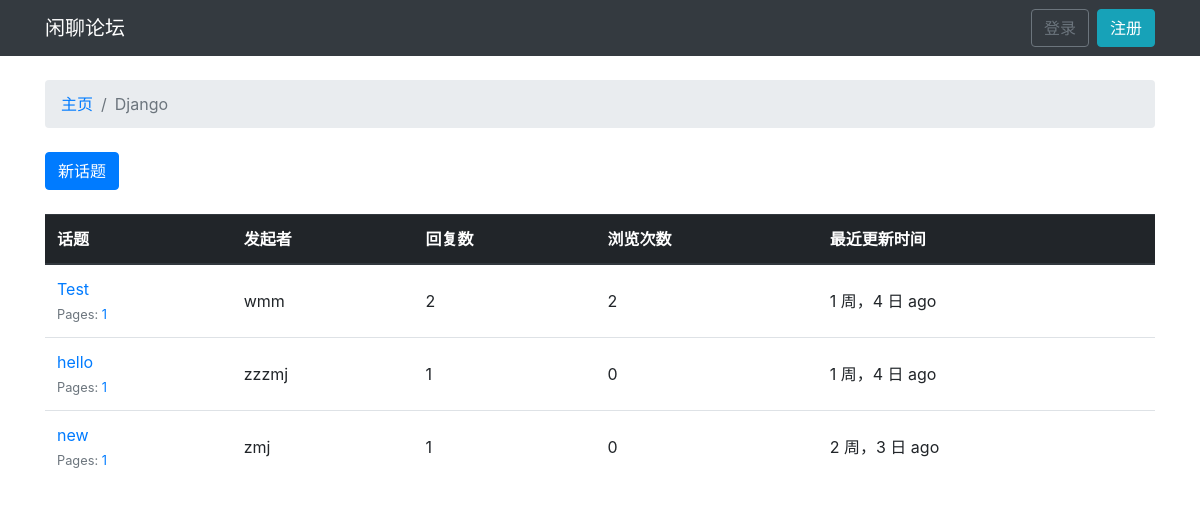
The page /boards/1/ on the database as committed earlier.
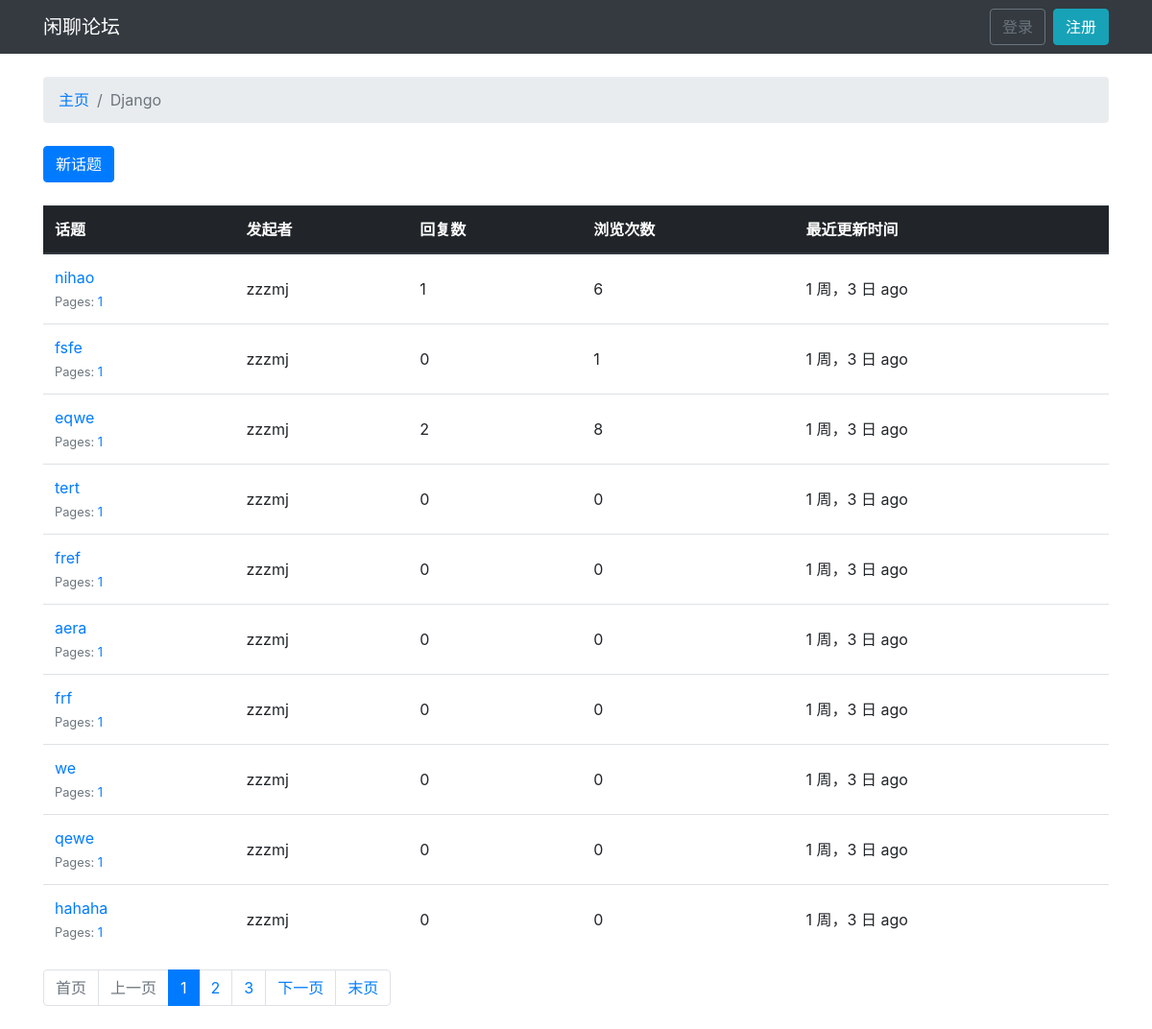
The same page on the database as committed later.
### Board/models.py (models this page shows, shortened)
class Topic(models.Model):
    subject = models.CharField(max_length=200)
    last_update = models.DateTimeField(auto_now_add=True)
    board = models.ForeignKey(Board, on_delete=models.CASCADE, related_name='topics')
    starter = models.ForeignKey(User, on_delete=models.CASCADE, related_name='topics')
    views = models.PositiveIntegerField(default=0)  # 浏览次数，默认为0
    def get_page_count(self):
        count = self.posts.count()
        pages = count / 5
        return math.ceil(pages)
    def has_many_pages(self, count=None):
        if count is None:
            count = self.get_page_count()
        return count > 6
    def get_page_range(self):
        count = self.get_page_count()
        if self.has_many_pages(count):
            return range(1, 5)
        return range(1, count + 1)

### Board/views.py (the view)
# urls.py: path('boards/<int:pk>/', views.TopicListView.as_view(), name='board_topics'),
class TopicListView(ListView):
    model = Topic
    context_object_name = 'topics'
    template_name = 'topics.html'
    paginate_by = 10
    def get_context_data(self, **kwargs):
        kwargs['board'] = self.board
        return super().get_context_data(**kwargs)
    def get_queryset(self):
        self.board = get_object_or_404(Board, pk=self.kwargs.get('pk'))
        queryset = self.board.topics.order_by('-last_update').annotate(replies=Count('posts') - 1)
        return queryset

### templates/topics.html (shortened to what this page needs)
{% extends 'base.html' %}
{% load humanize %}
{% block breadcrumb %}
    <li class="breadcrumb-item"><a href="{% url 'home' %}">主页</a></li>
    <li class="breadcrumb-item active">{{ board.name }}</li>
{% endblock %}
{% block content %}
    <div class="mb-4">
        <a href="{% url 'new_topic' board.pk %}" class="btn btn-primary">新话题</a>
    </div>
    <table class="table table-hover">
        <thead class="thead-dark">
        <tr>
            <th>话题</th>
            <th>发起者</th>
            <th>回复数</th>
            <th>浏览次数</th>
            <th>最近更新时间</th>
        </tr>
        </thead>
        <tbody>
        {% for topic in topics %}
            {% url 'topic_posts' board.pk topic.pk as topic_url %}
            <tr>
                <td>
                    <p class="mb-0">
                        <a href="{{ topic_url }}">{{ topic.subject }}</a>
                    </p>
                    <small class="text-muted">
                        Pages:
                        {% for i in topic.get_page_range %}
                            <a href="{{ topic_url }}?page={{ i }}">{{ i }}</a>
                        {% endfor %}
                    </small>
                </td>
                <td class="align-middle">{{ topic.starter.username }}</td>
                <td class="align-middle">{{ topic.replies }}</td>
                <td class="align-middle">{{ topic.views }}</td>
                <td class="align-middle">{{ topic.last_update|naturaltime }}</td>
            </tr>
        {% endfor %}
        </tbody>
    </table>
    {% include 'includes/pagination.html' %}
{% endblock %}

Rows that differ between the two databases and show on the page:
no longer on this page (row edited): Topic: subject "Test", get_page_range "1", starter.username "wmm", replies "2", views "2", last_update "1 周，4 日 ago"
no longer on this page (row edited): Topic: subject "hello", get_page_range "1", starter.username "zzzmj", replies "1", views "0", last_update "1 周，4 日 ago"
no longer on this page (row unchanged): Topic: subject "new", get_page_range "1", starter.username "zmj", replies "1", views "0", last_update "2 周，3 日 ago"
added Topic: subject "nihao", get_page_range "1", starter.username "zzzmj", replies "1", views "6", last_update "1 周，3 日 ago"
added Topic: subject "fsfe", get_page_range "1", starter.username "zzzmj", replies "0", views "1", last_update "1 周，3 日 ago"
added Topic: subject "eqwe", get_page_range "1", starter.username "zzzmj", replies "2", views "8", last_update "1 周，3 日 ago"
added Topic: subject "tert", get_page_range "1", starter.username "zzzmj", replies "0", views "0", last_update "1 周，3 日 ago"
added Topic: subject "fref", get_page_range "1", starter.username "zzzmj", replies "0", views "0", last_update "1 周，3 日 ago"
added Topic: subject "aera", get_page_range "1", starter.username "zzzmj", replies "0", views "0", last_update "1 周，3 日 ago"
added Topic: subject "frf", get_page_range "1", starter.username "zzzmj", replies "0", views "0", last_update "1 周，3 日 ago"
added Topic: subject "we", get_page_range "1", starter.username "zzzmj", replies "0", views "0", last_update "1 周，3 日 ago"
added Topic: subject "qewe", get_page_range "1", starter.username "zzzmj", replies "0", views "0", last_update "1 周，3 日 ago"
added Topic: subject "hahaha", get_page_range "1", starter.username "zzzmj", replies "0", views "0", last_update "1 周，3 日 ago"
Other text that changed with them:
text now shown: "首页 上一页 下一页 末页"
new list line: "1"
new list line: "2"
new list line: "3"
